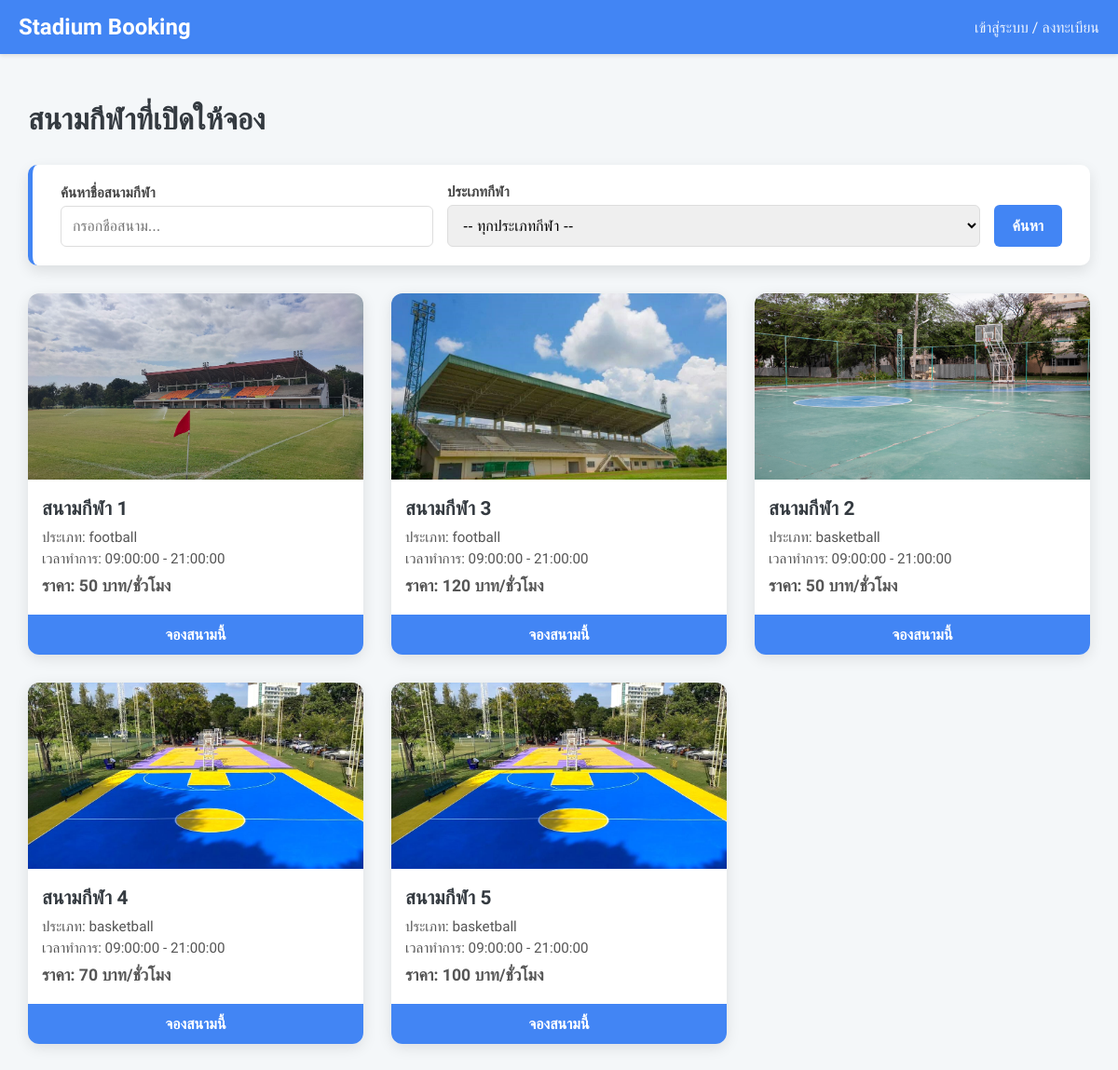
The page / on the database its author committed.
### tables this page shows
CREATE TABLE `sports_fields` (
  `field_id` varchar(50) NOT NULL,
  `field_name` varchar(100) NOT NULL,
  `image_path` varchar(255) DEFAULT NULL,
  `sport_type` enum('football','basketball') NOT NULL,
  `open_time` time NOT NULL,
  `close_time` time NOT NULL,
  `price_per_hour` int(11) NOT NULL,
  `is_active` tinyint(1) NOT NULL DEFAULT 1,
  `image_url` varchar(255) DEFAULT NULL,
  `created_at` timestamp NOT NULL DEFAULT current_timestamp(),
  `updated_at` timestamp NOT NULL DEFAULT current_timestamp() ON UPDATE current_timestamp()
);

### index.php (the view, shortened to what this page needs)
<?php
include("dpconnect.php");
$search_query = $_GET['search'] ?? '';
$sql = "SELECT * FROM sports_fields WHERE is_active = 1";
$sql .= " ORDER BY sport_type, field_name";
$stmt = mysqli_prepare($conn, $sql);
if ($stmt) {
    mysqli_stmt_execute($stmt);
    $result = mysqli_stmt_get_result($stmt);
} else {
    $result = mysqli_query($conn, "SELECT * FROM sports_fields WHERE is_active = 1 ORDER BY sport_type, field_name");
}
$current_user_name = '';
?>
<!DOCTYPE html>
<html lang="th">
<head>
</head>
<body>
    <div class="navbar">
        <h2>Stadium Booking</h2>
        <div>
            <?php if (isset($_SESSION['admin_id'])): ?>
                <a href="admin_dashboard.php">หน้าหลักแอดมิน</a>
                <a href="admin_payments.php">ตรวจสอบชำระเงิน</a>
                <a href="sports_fields.php">จัดการสนามกีฬา</a>
                <a href="admin_profile.php">ข้อมูลส่วนตัว</a>
                <a href="admin_logout.php">ออกจากระบบ (<?= htmlspecialchars($current_user_name) ?>)</a>
            <?php else: ?>
                <a href="login.php">เข้าสู่ระบบ / ลงทะเบียน</a>
            <?php endif; ?>
        </div>
    </div>
    <div class="container">
        <h1>สนามกีฬาที่เปิดให้จอง</h1>
        <form method="GET" action="index.php" class="search-form">
            <div class="search-field" style="max-width: 400px;">
                <label for="search">ค้นหาชื่อสนามกีฬา</label>
                <input type="text" id="search" name="search" placeholder="กรอกชื่อสนาม..."
                       value="<?= htmlspecialchars($search_query) ?>">
            </div>
            <div class="search-field" style="width: 200px;">
                <label for="sport_type">ประเภทกีฬา</label>
                <select id="sport_type" name="sport_type">
                    <option value="">-- ทุกประเภทกีฬา --</option>
                </select>
            </div>
            <button type="submit" class="search-button">
                ค้นหา
            </button>
        </form>
        <div class="stadium-grid">
            <?php if (mysqli_num_rows($result) > 0): ?>
                <?php while($row = mysqli_fetch_assoc($result)): ?>
                    <div class="stadium-card">
                        <?php if ($row['image_path']): ?>
                            <img src="uploads/fields/<?= htmlspecialchars($row['image_path']) ?>" alt="<?= htmlspecialchars($row['field_name']) ?>">
                        <?php else: ?>
                            <img src="https://via.placeholder.com/600x400.png?text=No+Image+Available" alt="ไม่มีรูปภาพ">
                        <?php endif; ?>
                        <div class="stadium-info">
                            <h4><?= htmlspecialchars($row['field_name']) ?></h4>
                            <p>ประเภท: <?= htmlspecialchars($row['sport_type']) ?></p>
                            <p>เวลาทำการ: <?= htmlspecialchars($row['open_time']) ?> - <?= htmlspecialchars($row['close_time']) ?></p>
                            <p class="price">ราคา: <?= number_format($row['price_per_hour']) ?> บาท/ชั่วโมง</p>
                        </div>
                        <a href="book_field.php?field_id=<?= htmlspecialchars($row['field_id']) ?>" class="book-button">จองสนามนี้</a>
                    </div>
                <?php endwhile; ?>
            <?php endif; ?>
        </div>
    </div>
</body>
</html>

### index.php (style rules this page uses)
body { font-family: 'Sarabun', sans-serif; background-color: #f4f7f9; margin: 0; padding: 0; }
.navbar { background: #4285f4; color: #fff; padding: 15px 20px; box-shadow: 0 2px 4px rgba(0,0,0,0.1); display: flex; justify-content: space-between; align-items: center; }
.navbar h2 { margin: 0; font-size: 24px; }
.navbar a { color: #fff; margin-left: 20px; text-decoration: none; font-weight: 500; opacity: 0.9; transition: opacity 0.3s; }
.container { padding: 30px; max-width: 1200px; margin: auto; }
h1 { color: #343a40; margin-bottom: 30px; }
.stadium-grid { display: grid; grid-template-columns: repeat(auto-fit, minmax(300px, 1fr)); gap: 30px; }
.stadium-card { background: #fff; border-radius: 12px; overflow: hidden; box-shadow: 0 4px 15px rgba(0,0,0,0.1); transition: transform 0.3s; }
.stadium-card img { width: 100%; height: 200px; object-fit: cover; }
.stadium-info { padding: 15px; }
.stadium-info h4 { margin: 0 0 10px 0; color: #343a40; font-size: 1.3em; }
.stadium-info p { margin: 5px 0; font-size: 0.95em; color: #555; }
.price { font-weight: 600; color: #dc3545; font-size: 1.1em !important; margin-top: 10px !important; }
.book-button { display: block; background-color: #4285f4; color: white; text-align: center; padding: 12px; text-decoration: none; font-weight: 600; transition: background-color 0.3s; }
.search-form { margin-bottom: 30px; display: flex; flex-wrap: wrap; gap: 15px; align-items: flex-end; background: #fff; padding: 20px 30px; border-radius: 10px; box-shadow: 0 6px 15px rgba(0,0,0,0.1); border-left: 5px solid #4285f4; }
.search-field { flex-grow: 1; min-width: 180px; }
.search-form label { display: block; font-weight: 600; color: #444; margin-bottom: 5px; font-size: 0.95em; }
.search-form input, .search-form select { width: 100%; padding: 12px; border: 1px solid #ddd; border-radius: 6px; box-sizing: border-box; font-size: 1em; transition: border-color 0.3s; }
.search-button, .clear-button { padding: 12px 20px; border: none; border-radius: 6px; cursor: pointer; font-weight: 600; font-size: 1em; transition: background-color 0.3s, transform 0.1s; height: 45px; }
.search-button { background-color: #4285f4; color: white; }

### rows shown on the page
sports_fields: image_path (picture), field_name "สนามกีฬา 1", sport_type "football", open_time "09:00:00", close_time "21:00:00", price_per_hour "50"
sports_fields: image_path (picture), field_name "สนามกีฬา 3", sport_type "football", open_time "09:00:00", close_time "21:00:00", price_per_hour "120"
sports_fields: image_path (picture), field_name "สนามกีฬา 2", sport_type "basketball", open_time "09:00:00", close_time "21:00:00", price_per_hour "50"
sports_fields: image_path (picture), field_name "สนามกีฬา 4", sport_type "basketball", open_time "09:00:00", close_time "21:00:00", price_per_hour "70"
sports_fields: image_path (picture), field_name "สนามกีฬา 5", sport_type "basketball", open_time "09:00:00", close_time "21:00:00", price_per_hour "100"
